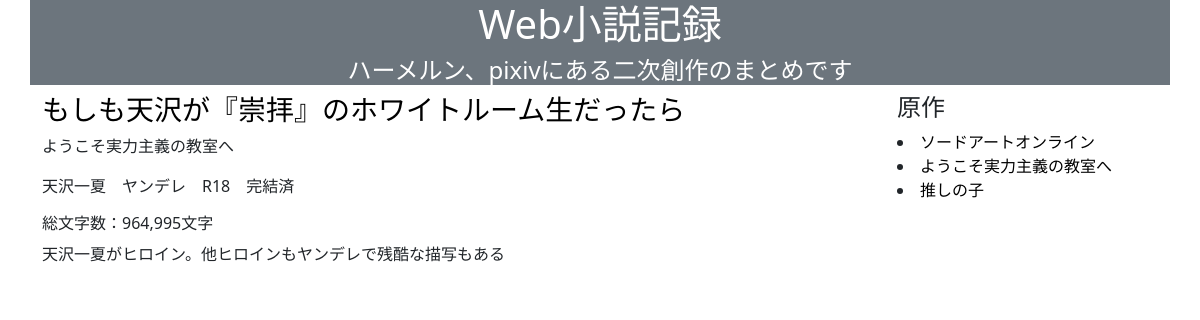
The app's page /novel/4/ with its own data.
### web_novel/models.py (models this page shows, shortened)
class Novel(models.Model):
    title=models.CharField(max_length=50)
    work_name=models.CharField(max_length=50)
    tag=models.TextField()
    linked=models.TextField()
    summry=models.TextField()
    word_num=models.TextField(null=True)

### web_novel/views.py (the view)
# urls.py: path("novel/<int:pk>/",NovelDetail.as_view(),name="novel_detail")
class NovelDetail(DeleteView):
    model=Novel
    context_object_name="novel"
    template_name="web_novel/novel_detail.html"

### web_novel/templates/web_novel/novel_detail.html (shortened to what this page needs)
<!DOCTYPE html>
<html>
<body>
{% extends "web_novel/base.html" %}
{% block content%}
    <h3><a class="text-decoration-none text-black" href="{{novel.linked}}" target="_brank">{{novel.title}}</a></h3>
    <p>
        {{novel.work_name}}
    </p>
    <p>
        {{novel.tag}}
    </p>
    <h6 class="card-text ">総文字数：{{novel.word_num}}文字</h6>
    <p>
        {{novel.summry}}
    </p>
{%endblock content%}

### records on screen
Novel: title "もしも天沢が『崇拝』のホワイトルーム生だったら", work_name "ようこそ実力主義の教室へ", tag "天沢一夏 ヤンデレ R18 完結済", word_num "964,995", summry "天沢一夏がヒロイン。他ヒロインもヤンデレで残酷な描写もある"
